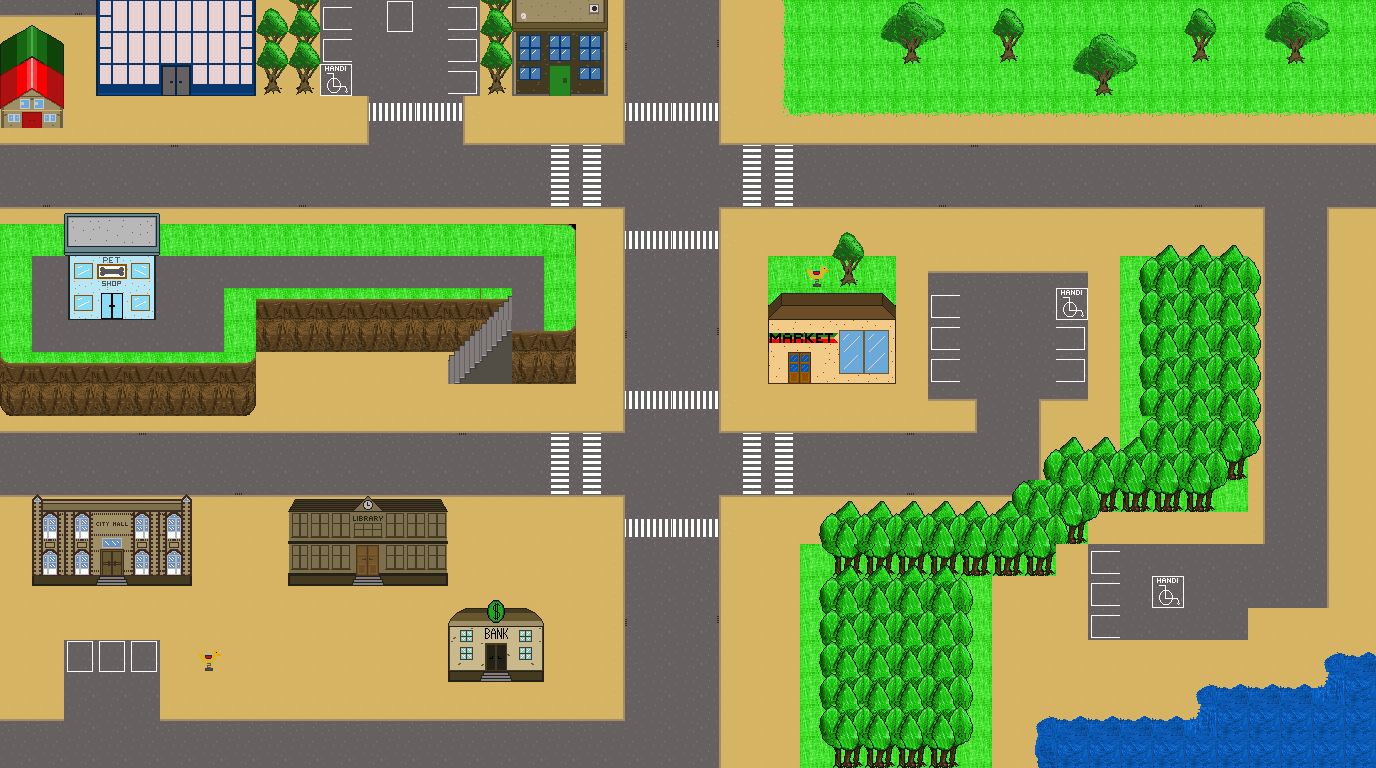

A 2D game scene composited from a Tiled map and its tileset images. What follows is a short description and the map's XML, with each tile layer's data collapsed to a summary:
An orthogonal 43x24 tile map with 32x32 px tiles, 7 tile layers (Ground, TopGround, Obstacles, ChairObstacles, ...).

<map version="1.2" tiledversion="1.2.1" orientation="orthogonal" renderorder="right-down" width="43" height="24" tilewidth="32" tileheight="32" infinite="0" nextlayerid="8" nextobjectid="1">
 <tileset firstgid="1" name="myTileset" tilewidth="32" tileheight="32" tilecount="418" columns="19">
  <image source="TILEgame.png" width="608" height="704" />
 </tileset>
 <layer id="1" name="Ground" width="43" height="24">
  <data>[1032 cells, 1020 non-empty, 24 distinct tile ids]</data>
 </layer>
 <layer id="5" name="TopGround" width="43" height="24">
  <data>[1032 cells, 61 non-empty, 21 distinct tile ids]</data>
 </layer>
 <layer id="2" name="Obstacles" width="43" height="24">
  <data>[1032 cells, 332 non-empty, 52 distinct tile ids]</data>
 </layer>
 <layer id="4" name="ChairObstacles" width="43" height="24">
  <data>[1032 cells, 119 non-empty, 10 distinct tile ids]</data>
 </layer>
 <layer id="7" name="Veterinaire" width="43" height="24">
  <data>[1032 cells, 8 non-empty, 5 distinct tile ids]</data>
 </layer>
 <layer id="6" name="CliffLimit" width="43" height="24">
  <data>[1032 cells, 84 non-empty, 8 distinct tile ids]</data>
 </layer>
 <layer id="3" name="Above" width="43" height="24">
  <data>[1032 cells, 140 non-empty, 48 distinct tile ids]</data>
 </layer>
</map>
